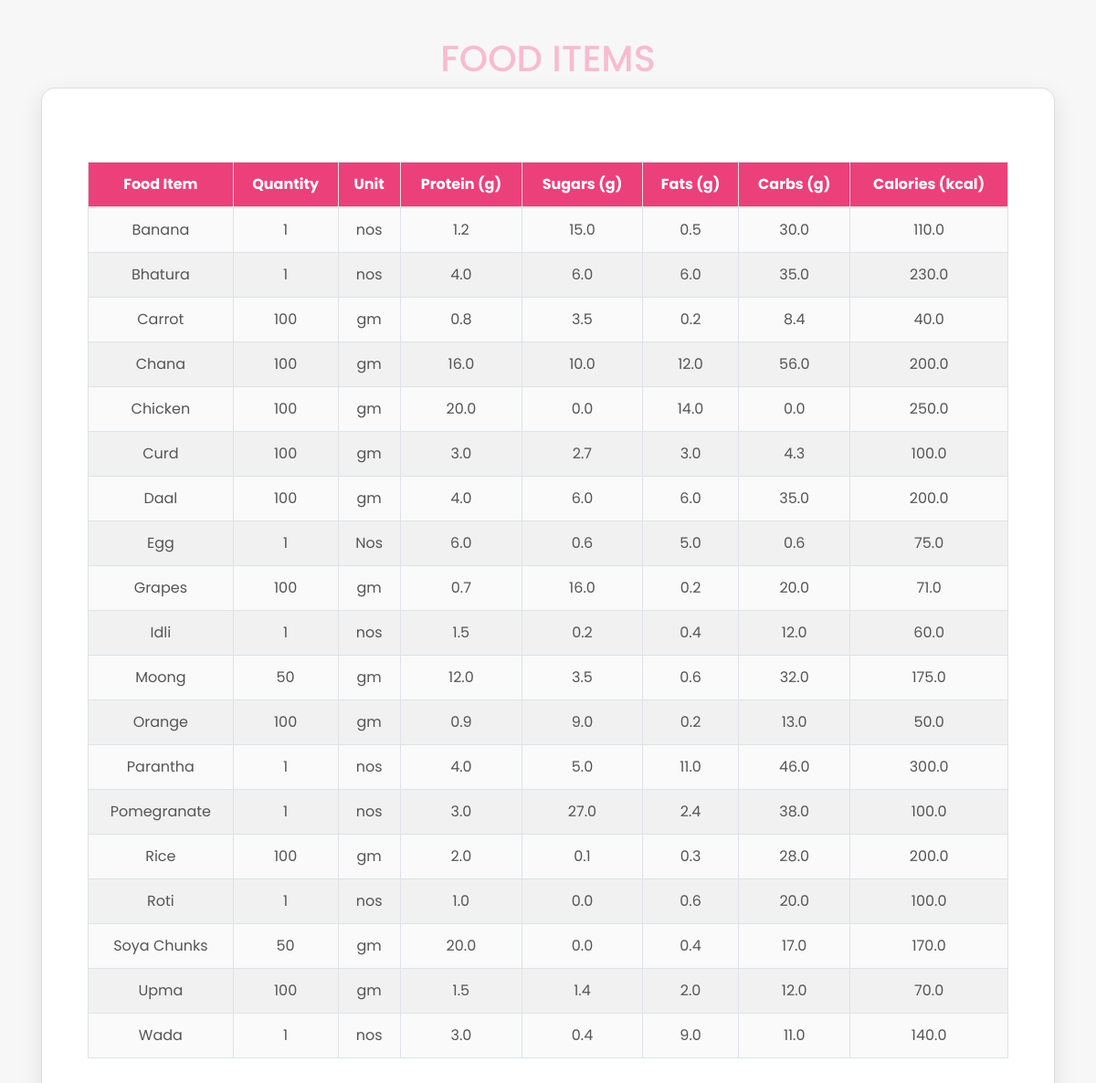
/food_items, run on an earlier commit of the app's database.
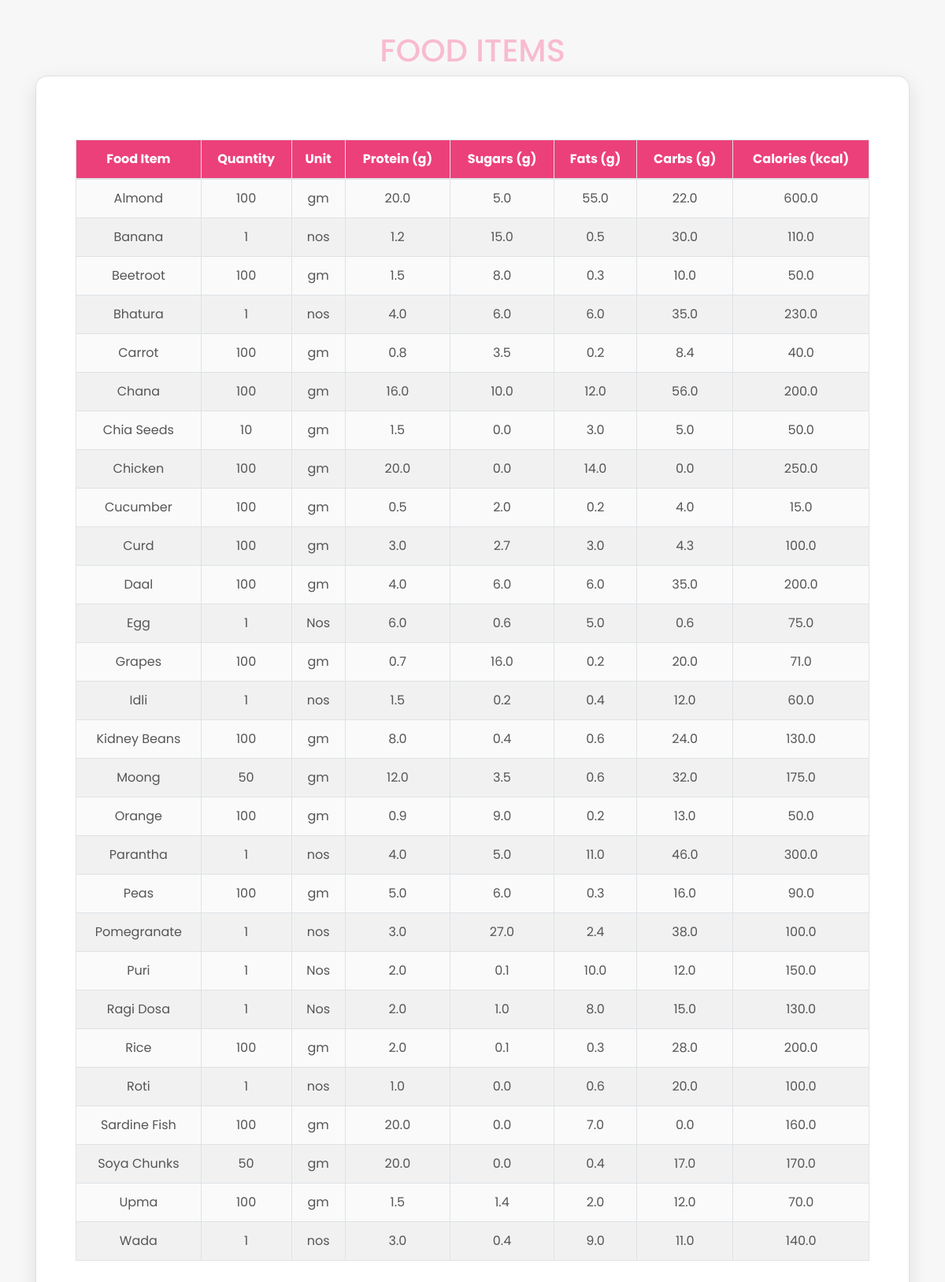
And on a later commit of the database.
### app.py (models this page shows, shortened)
class FoodItem(db.Model):
    id = db.Column(db.Integer, primary_key=True)
    food_item = db.Column(db.String(100), nullable=False)
    quantity = db.Column(db.String(50), nullable=False)
    unit = db.Column(db.String(20), nullable=False)
    protein = db.Column(db.Float, nullable=False)
    sugars = db.Column(db.Float, nullable=False)
    fats = db.Column(db.Float, nullable=False)
    carbs = db.Column(db.Float, nullable=False)
    kcal = db.Column(db.Float, nullable=False)

### app.py (the view)
@app.route('/food_items')
def food_items():
    food_items = FoodItem.query.all()
    food_items = sorted(food_items, key=lambda x: x.food_item)
    return render_template('food_items.html', food_items=food_items)

### templates/food_items.html (shortened to what this page needs)
<!DOCTYPE html>
<html lang="en">
<head>
    <link rel="stylesheet" href="https://cdnjs.cloudflare.com/ajax/libs/bootstrap/4.5.2/css/bootstrap.min.css">
</head>
<body>
    <div class="container">
        <h1>Food Items</h1>
        <div class="card">
            <div class="card-body">
                <div class="table-responsive">
                    <table class="table table-bordered">
                        <thead>
                            <tr>
                                <th>Food Item</th>
                                <th>Quantity</th>
                                <th>Unit</th>
                                <th>Protein (g)</th>
                                <th>Sugars (g)</th>
                                <th>Fats (g)</th>
                                <th>Carbs (g)</th>
                                <th>Calories (kcal)</th>
                            </tr>
                        </thead>
                        <tbody>
                            {% for food_item in food_items %}
                            <tr>
                                <td>{{ food_item.food_item }}</td>
                                <td>{{ food_item.quantity }}</td>
                                <td>{{ food_item.unit }}</td>
                                <td>{{ food_item.protein }}</td>
                                <td>{{ food_item.sugars }}</td>
                                <td>{{ food_item.fats }}</td>
                                <td>{{ food_item.carbs }}</td>
                                <td>{{ food_item.kcal }}</td>
                            </tr>
                            {% endfor %}
                        </tbody>
                    </table>
                </div>
            </div>
        </div>
    </div>
</body>
</html>

What changed in the data, as far as the page shows it:
added FoodItem: food_item "Almond", quantity "100", unit "gm", protein "20.0", sugars "5.0", fats "55.0", carbs "22.0", kcal "600.0"
added FoodItem: food_item "Beetroot", quantity "100", unit "gm", protein "1.5", sugars "8.0", fats "0.3", carbs "10.0", kcal "50.0"
added FoodItem: food_item "Chia Seeds", quantity "10", unit "gm", protein "1.5", sugars "0.0", fats "3.0", carbs "5.0", kcal "50.0"
added FoodItem: food_item "Cucumber", quantity "100", unit "gm", protein "0.5", sugars "2.0", fats "0.2", carbs "4.0", kcal "15.0"
added FoodItem: food_item "Kidney Beans", quantity "100", unit "gm", protein "8.0", sugars "0.4", fats "0.6", carbs "24.0", kcal "130.0"
added FoodItem: food_item "Peas", quantity "100", unit "gm", protein "5.0", sugars "6.0", fats "0.3", carbs "16.0", kcal "90.0"
added FoodItem: food_item "Puri", quantity "1", unit "Nos", protein "2.0", sugars "0.1", fats "10.0", carbs "12.0", kcal "150.0"
added FoodItem: food_item "Ragi Dosa", quantity "1", unit "Nos", protein "2.0", sugars "1.0", fats "8.0", carbs "15.0", kcal "130.0"
added FoodItem: food_item "Sardine Fish", quantity "100", unit "gm", protein "20.0", sugars "0.0", fats "7.0", carbs "0.0", kcal "160.0"
